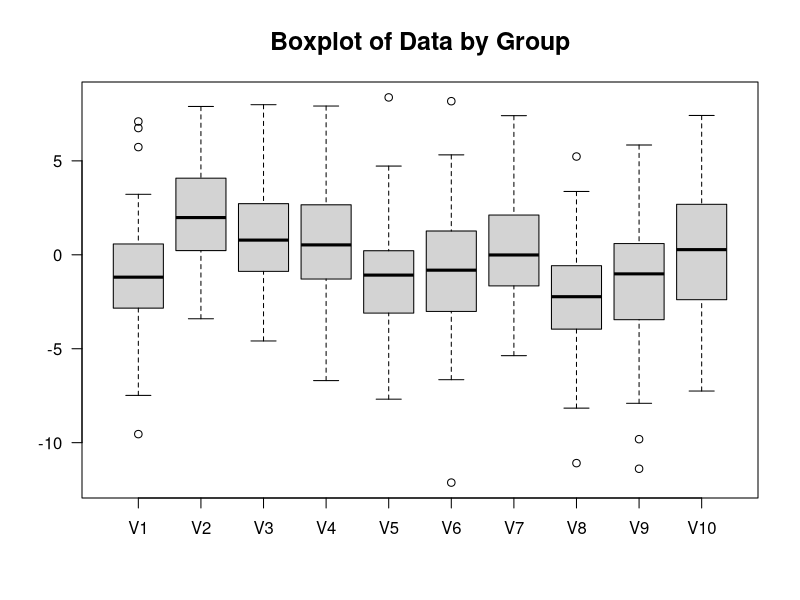

This figure's R source: (Note: this script raises an error after producing the figure.)
#source("lecture8-aux.r")

#################################################
##### GIBBS FOR NORMAL HIERARCHICAL MODEL #######
#################################################

## simulated data with sigsq=8, tausq=1.5, mu0=0
data <- read.table("normhier.txt")
y<-data
par(mfrow=c(1,1),cex.main=1.5,las=1)
boxplot(y,main="Boxplot of Data by Group") 

true <- c(0,1.5,8)

##Calculating necessary statistics:
m <- ncol(y)
n <- rep(nrow(y),m)
means <- apply(y,2,mean)
ntot <- sum(n)


gibbs1 <- gibbs.norm.hier(y,means,m,n,ntot,1000,c(1,1,1))
gibbs2 <- gibbs.norm.hier(y,means,m,n,ntot,1000,c(10,10,10))

theta1 <- gibbs1$theta; mu1 <- gibbs1$mu
theta2 <- gibbs2$theta; mu2 <- gibbs2$mu

names.theta <- expression(mu[0],tau^2,sigma^2)
names.mu <- expression(mu[1],mu[2],mu[3],mu[4],mu[5],mu[6],mu[7],mu[8],mu[9],mu[10])


### checking convergence 
par(mfrow=c(2,3),cex.main=2,las=1)

for (i in c(1,2,3)){
  plot(theta1[,i],type="l",ylim=range(theta1[,i],theta2[,i]),main=names.theta[i])
  lines(theta2[,i],col=2)
}

for (i in c(1,2,3)){
  plot(mu1[,i],type="l",ylim=range(mu1[,i],mu2[,i]),main=names.mu[i])
  lines(mu2[,i],col=2)
}



### throwing away first 100 as burn-in
good = 101:1000

### autocorrelation of draws in chain 1
par(mfrow=c(2,3),cex.main=2,las=1)
for (i in 1:3) {acf(theta1[good,i],main=names.theta[i])}
for (i in 1:3) {acf(mu1[good,2],main=names.mu[i])}


### thinning chains (every 2nd iteration) and combining chains
good = seq(101,1000,by=2)
theta <- rbind(theta1[good,],theta2[good,])
mu <- rbind(mu1[good,],mu2[good,])


### posterior distributions of parameters (lines for true values)
par(mfrow=c(2,2))
for (i in 1:3){
  hist(theta[,i],xlab="",main=names.theta[i])  
  abline(v=true[i],col=2,lwd=2)
}
apply(theta[,1:3],2,quantile,c(.025,.50,.975))


### Examining Shrinkage
mu.postmean <- apply(mu,2,mean)
mu0.postmean <- mean(theta[,1])
par(mfrow=c(1,1),cex.main=1.5,las=1)
plot(1:10,means,main="Shrinkage of Normal Means",pch=19)
abline(h=mu0.postmean,col=4,lwd=2)
points(1:10,mu.postmean,pch=19,col=2)
legend("topright",c("Data Mean","Mu PostMean","Mu0 PostMean"),pch=19,col=c(1,2,4))


par(mfrow=c(2,1),cex.main=1.5,mar=c(4,4,2,2),las=1)
boxplot(y,main="Original Data (Y)")
boxplot(mu~col(mu),ylim=range(y),main=expression("Posterior Samples of "*mu[i]*""))
round(apply(mu,2,quantile,c(.025,.50,.975)),3)




#################################################
########## GIBBS FOR MIXTURE MODEL ##############
#################################################

#reading in data: alpha=0.25, mu0=0, mu1=3, sigsq0=1, sigsq1=1
data1 <- read.table("normnorm.lec16a.txt")
Y <- data1[,1]
n <- length(Y)
par(mfrow=c(1,1))
hist(Y)

true <- c(.25,0,3,1,1)
names <- expression(alpha,mu[0],mu[1],sigma[0]^2,sigma[1]^2)
gibbs1 <- gibbs.norm.mixture(Y,n,1000,c(.05,0,1,2,2))
params1 <- gibbs1$params


# examining iterations
par(mfrow=c(2,3))
for (i in 1:5){
  plot(params1[,i],type="l",main=names[i])
  abline(h=true[i],col=4)
}


#reading in a less obvious dataset: alpha=0.25, mu0=0, mu1=2, sigsq0=1, sigsq1=1
data2 <- read.table("normnorm.lec16b.txt")
Y <- data2[,1]
n <- length(Y)
par(mfrow=c(1,1))
hist(Y)

true <- c(.25,0,2,1,1)

#running Gibbs sampler for new dataset
gibbs1 <- gibbs.norm.mixture(Y,n,1000,c(.50,0,1,2,2))
gibbs2 <- gibbs.norm.mixture(Y,n,1000,c(.75,1,4,1,1))

params1 <- gibbs1$params
params2 <- gibbs2$params

par(mfrow=c(2,3)) 
for (i in 1:5){
  plot(params1[,i],type="l",main=names[i])
  abline(h=true[i],col=4,lwd=2)
}

par(mfrow=c(2,3)) 
for (i in 1:5){
  plot(params2[,i],type="l",main=names[i])
  abline(h=true[i],col=4,lwd=2)
}


# comparing iterations between two chains 
par(mfrow=c(2,3))
for (i in 1:5){
 plot(params1[,i],type="l",col=2,ylim=range(params1[,i],params2[,i]))
 lines(params2[,i],col=3)
 abline(h=true[i],col=4)
}




# removing 200 iterations of burn-in from each chain
# calculating acf for each chain
good <- 201:1000
par(mfrow=c(2,3)); for (i in 1:5) acf(params1[good,i])
par(mfrow=c(2,3)); for (i in 1:5) acf(params2[good,i])

# need longer chains!  try it with 10000 draws 
# but takes too long for class, so I did it earlier

true <- c(.25,0,2,1,1)
gibbs1 <- gibbs.norm.mixture(Y,n,10000,c(.50,0,1,2,2),plot=T)
gibbs2 <- gibbs.norm.mixture(Y,n,10000,c(.75,1,4,1,1),plot=T)

params1 <- gibbs1$params
params2 <- gibbs2$params

#numiters <- 10000
#params1<-read.table("paramfile.lec16.1.txt")
#params2<-read.table("paramfile.lec16.2.txt")
par(mfrow=c(2,3),cex.main=2)
for (i in 1:5){
  plot(params1[,i],type="l",col=2,ylim=range(params1[,i],params2[,i]),main=names[i])
  lines(params2[,i],col=3)
}


# remove the first 1000 draws as burn-in
good1 <- 1001:10000
par(mfrow=c(2,3)); for (i in 1:5) acf(params1[good1,i],lag.max=100,main=names[i])
par(mfrow=c(2,3)); for (i in 1:5) acf(params2[good1,i],lag.max=100,main=names[i])


# taking only every fiftieth draw 
good2 <- seq(1001,10000,by=50)
par(mfrow=c(2,3)); for (i in 1:5) acf(params1[good2,i],lag.max=100,main=names[i])
par(mfrow=c(2,3)); for (i in 1:5) acf(params2[good2,i],lag.max=100,main=names[i])


# combining chains and calculating posterior intervals
params <- rbind(params1[good1,],params2[good1,])

alpha  <- params[,1]
mu0    <- params[,2]
mu1    <- params[,3]
sigsq0 <- params[,4]
sigsq1 <- params[,5]

par(mfrow=c(1,1))
hist(alpha)
quantile(alpha,c(.025,.5,.975))

post.mean <- apply(params[,1:5],2,mean)
par(mfrow=c(2,3)); for (i in 1:5) {hist(params[,i],main=names[i]); abline(v=post.mean[i],col=2); abline(v=true[i],col=4)}
apply(params[,1:5],2,quantile,c(.025,.5,.975))
post.mean


# fitted densities
numiters <- nrow(params)
par(mfrow=c(1,1),cex.main=1.5,las=1)
hist(Y,prob=T,ylim=c(0,.33))
xx <- seq(-4,6,len=100)
for (i in seq(1,numiters,len=500)){ 
  yy <- alpha[i]*dnorm(xx,mu1[i],sqrt(sigsq1[i]))+(1-alpha[i])*dnorm(xx,mu0[i],sqrt(sigsq0[i]))
  lines(xx,yy,col=2)
}




#################################################
##### NOW APPLY TO BASEBALL DATASET #############
#################################################

#Reading in data (only use data where player-seasons where ab>100)
hitters <- read.table("players.post1970.noP.txt",sep=",",as.is=T,header=T)
hitters <- hitters[hitters[,"AB"]>100,]

#Calculating homerun proportion:
ha <- hitters[,"HR"]/hitters[,"AB"]
hist(ha,main="Histogram of Home Run Average")
n <- length(ha)



#Run the chain from two different starting points
start1 <- c(.5,.01,.1,.01,.01)
start2 <- c(.8,.03,.05,.005,.005)
gibbs1 <- gibbs.norm.mixture(ha,n,2000,start1,plot=F,eval.post=F)
gibbs2 <- gibbs.norm.mixture(ha,n,2000,start2,plot=F,eval.post=F)

params1 <- gibbs1$params;   indics1 <- gibbs1$indics
params2 <- gibbs2$params;   indics2 <- gibbs2$indics

# examining iterations for chains 1 and 2
good <- 100:2000
dev.set(2); par(mfrow=c(2,3),cex.main=2,las=1); for (i in 1:5) plot(params1[good,i],type="l",main=names[i])
dev.set(3); par(mfrow=c(2,3),cex.main=2,las=1); for (i in 1:5) plot(params2[good,i],type="l",main=names[i])


# comparing iterations between two chains 
good1 <- 100:2000
par(mfrow=c(2,3),cex.main=2,las=1)
for (i in 1:5){
  ylim <-  range(params1[good1,i],params2[good1,i]) 
  plot(params2[good1,i],type="l",col=2,ylim=ylim,main=names[i])
  lines(params1[good1,i],col=3)
}

#Label-switching problem, change (alpha,mu1,sigma1) for (1-alpha,mu0,sigma0)
#params0 <- params2[,c(1,3,2,5,4,6)]
#params2 <- params0
#params2[,1] <- 1-params2[,1]


dev.set(2); par(mfrow=c(2,3)); for (i in 1:5) acf(params1[,i],lag.max=100,main=names[i])
dev.set(3); par(mfrow=c(2,3)); for (i in 1:5) acf(params2[,i],lag.max=100,main=names[i])


# taking only every fiftieth draw 
good2 <- seq(200,2000,by=50)
dev.set(2); par(mfrow=c(2,3)); for (i in 1:5) acf(params1[good2,i],main=names[i])
dev.set(3); par(mfrow=c(2,3)); for (i in 1:5) acf(params2[good2,i],main=names[i])


# combining chains and calculating posterior intervals
params <- rbind(params1[good1,],params2[good1,])
indics <- rbind(indics1[good1,],indics2[good1,])
#params <- gibbs2$params[good1,]

par(mfrow=c(2,3))
for (i in 1:5) hist(params[-(1:100),i],xlab="",ylab="",main=names[i],col="skyblue")

dev.set(2)
par(mfrow=c(1,1))
lim <- range(params[,2:3])
plot(params[,2],params[,3],xlim=lim,ylim=lim,xlab=names[2],ylab=names[3],
     main=expression("Joint Posterior for "*mu[0]*" and "*mu[1]*""))
abline(0,1,col=4)

lim <- range(params[,4:5])
plot(params[,4],params[,5],xlim=lim,ylim=lim,xlab=names[4],ylab=names[5],
     main=expression("Joint Posterior for "*sigma[0]^2*" and "*sigma[1]^2*""))
abline(0,1,col=4)


#apply(params[,1:5],2,mean)
#apply(params[,1:5],2,sd)
t(apply(params[,1:5],2,quantile,c(.025,.5,.975)))


alpha  <- params[,1]
mu0    <- params[,2]
mu1    <- params[,3]
sigsq0 <- params[,4]
sigsq1 <- params[,5]

par(mfrow=c(1,1))
hist(alpha)
quantile(alpha,c(.025,.5,.975))

#post.mean <- apply(params[,1:5],2,mean)
#par(mfrow=c(2,3)); for (i in 1:5) {hist(params[,i],main=names[i]); abline(v=post.mean[i],col=2); abline(v=true[i],col=4)}
#apply(params[,1:5],2,quantile,c(.025,.5,.975))
#post.mean



## fitted densities
numiters <- nrow(params)
par(mfrow=c(1,1),cex.main=1.5)
hist(ha,prob=T,ylim=c(0,27),main="Histogram of Home Run Averages")
xx <- seq(0,.16,len=100)
for (i in seq(1,numiters,len=500)){ 
  yy <- alpha[i]*dnorm(xx,mu1[i],sqrt(sigsq1[i]))+(1-alpha[i])*dnorm(xx,mu0[i],sqrt(sigsq0[i]))
  lines(xx,yy,col=3)
}

## identify Bobby Abreu's seasons
abreu <- which(hitters[,"name"]=="abreubo01")

## posterior probabilities that Abreu is elite
gamma <- apply(indics[,abreu],2,mean)
cbind(hitters[abreu,c("name","year","AB","HR")],ha[abreu],gamma)

abline(v=ha[abreu],col=2:9,lwd=1)
legend(.10,25,lty=1,col=2:9,lwd=2,paste("Abreu",1997:2004))#,"(",round(gamma,3),")")
